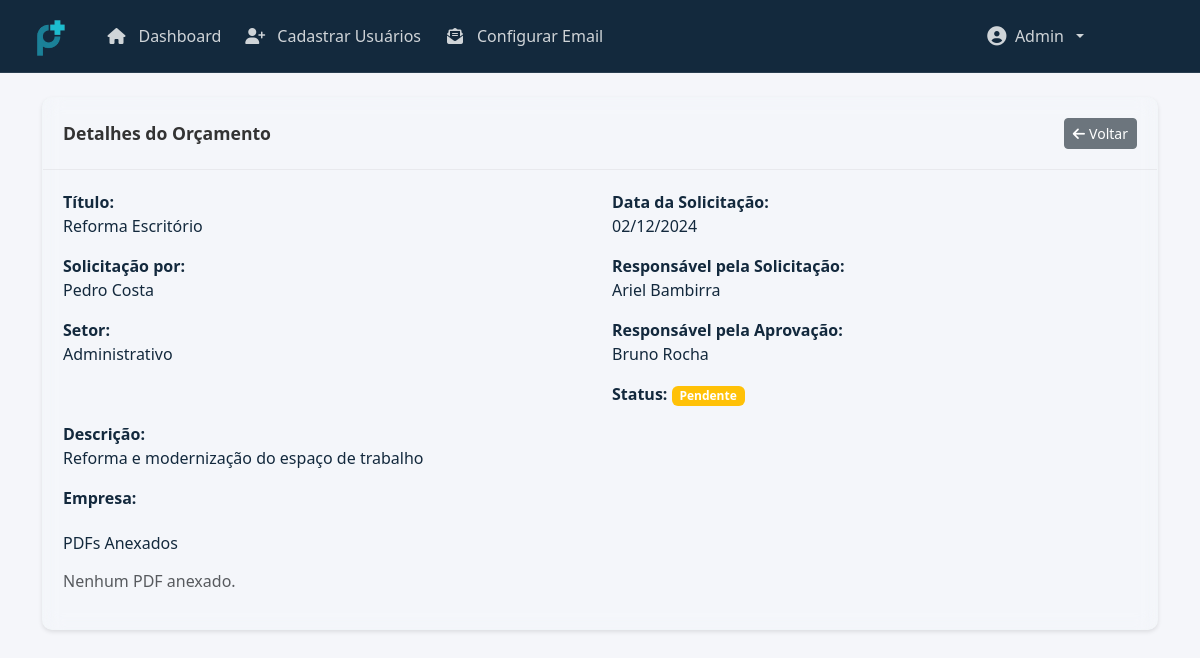
The page /budget/4 (signed in) on the database its author committed.
### models.py (models this page shows, shortened)
class User(UserMixin, db.Model):
    id = db.Column(db.Integer, primary_key=True)
    name = db.Column(db.String(100), nullable=False)
    email = db.Column(db.String(120), unique=True, nullable=False)
    password = db.Column(db.String(200), nullable=False)
    contact = db.Column(db.String(20))
    role = db.Column(db.String(20), nullable=False)  # 'administrador', 'aprovador', 'solicitante'
    is_active = db.Column(db.Boolean, default=True)
    budgets_requested = db.relationship('Budget', backref='solicitante', lazy=True, foreign_keys='Budget.solicitante_id')
    budgets_approved = db.relationship('Budget', backref='aprovador', lazy=True, foreign_keys='Budget.aprovador_id')

class Budget(db.Model):
    id = db.Column(db.Integer, primary_key=True)
    title = db.Column(db.String(100), nullable=False)
    description = db.Column(db.Text, nullable=False)
    requested_name = db.Column(db.String(100), nullable=False)  # Nome do Cadastrador
    solicitado = db.Column(db.String(100), nullable=False)  # Nome do Solicitante
    sector = db.Column(db.String(100), nullable=False)  # Setor (antigo agency)
    status = db.Column(db.String(20), default='pendente')
    request_date = db.Column(db.DateTime, default=datetime.utcnow)
    solicitante_id = db.Column(db.Integer, db.ForeignKey('user.id'), nullable=False)
    aprovador_id = db.Column(db.Integer, db.ForeignKey('user.id'), nullable=False)
    companies = db.relationship('Company', backref='budget', lazy=True, cascade='all, delete-orphan')

### routes.py (the view)
@app.route('/budget/<int:id>')
@login_required
def view_budget(id):
    budget = Budget.query.get_or_404(id)
    if current_user.role == 'aprovador' and budget.aprovador_id != current_user.id:
        flash('Você só pode visualizar orçamentos designados a você', 'danger')
        return redirect(url_for('dashboard'))
    if current_user.role == 'solicitante' and budget.solicitante_id != current_user.id:
        flash('Você só pode visualizar seus próprios orçamentos', 'danger')
        return redirect(url_for('dashboard'))
    return render_template('view_budget.html', budget=budget)

### app.py (called while the page is built)
def create_app():
    app = Flask(__name__)
    app.config.from_object(Config)
    if not os.path.exists(app.config['UPLOAD_FOLDER']):
        os.makedirs(app.config['UPLOAD_FOLDER'])
    db.init_app(app)
    login_manager.init_app(app)
    mail.init_app(app)
    migrate.init_app(app, db)
    csrf.init_app(app)
    login_manager.login_view = 'login'
    @login_manager.user_loader
    def load_user(user_id):
        from models import User
        return User.query.get(int(user_id))
    return app

### templates/view_budget.html (shortened to what this page needs)
{% extends "base.html" %}
{% block content %}
<div class="container mt-4">
    <div class="card">
        <div class="card-header d-flex justify-content-between align-items-center">
            <h5 class="mb-0">Detalhes do Orçamento</h5>
            <a href="{{ url_for('dashboard') }}" class="btn btn-secondary btn-sm">
                <i class="fas fa-arrow-left me-1"></i>Voltar
            </a>
        </div>
        <div class="card-body">
            <div class="row">
                <div class="col-md-6">
                    <div class="mb-3">
                        <label class="fw-bold">Título:</label>
                        <p>{{ budget.title }}</p>
                    </div>
                    <div class="mb-3">
                        <label class="fw-bold">Solicitação por:</label>
                        <p>{{ budget.solicitado }}</p>
                    </div>
                    <div class="mb-3">
                        <label class="fw-bold">Setor:</label>
                        <p>{{ budget.sector }}</p>
                    </div>
                </div>
                <div class="col-md-6">
                    <div class="mb-3">
                        <label class="fw-bold">Data da Solicitação:</label>
                        <p>{{ budget.request_date.strftime('%d/%m/%Y') }}</p>
                    </div>
                    <div class="mb-3">
                        <label class="fw-bold">Responsável pela Solicitação:</label>
                        <p>{{ budget.solicitante.name }}</p>
                    </div>
                    <div class="mb-3">
                        <label class="fw-bold">Responsável pela Aprovação:</label>
                        <p>{{ budget.aprovador.name }}</p>
                    </div>
                    <div class="mb-3">
                        <label class="fw-bold">Status:</label>
                        <span class="badge {% if budget.status == 'pendente' %}bg-warning
                                   {% elif budget.status == 'aprovado' %}bg-success
                                   {% else %}bg-danger{% endif %}">
                            {{ budget.status|title }}
                        </span>
                    </div>
                </div>
            </div>
            <div class="mb-3">
                <label class="fw-bold">Descrição:</label>
                <p>{{ budget.description }}</p>
            </div>
            <div class="mb-3">
                <label class="fw-bold">Empresa:</label>
            </div>
            <div class="row mt-4">
                <div class="col-12">
                    <h6 class="mb-3">PDFs Anexados</h6>
                    {% if budget.pdfs %}
                    <div class="list-group">
                        {% for pdf in budget.pdfs %}
                        <div class="list-group-item list-group-item-action d-flex justify-content-between align-items-center">
                            <div>
                                <i class="fas fa-file-pdf text-danger me-2"></i>
                                {{ pdf.filename }}
                            </div>
                            <a href="{{ url_for('download_pdf', budget_id=budget.id, pdf_id=pdf.id) }}"
                               class="btn btn-sm btn-primary">
                                <i class="fas fa-download me-1"></i>Download
                            </a>
                        </div>
                        {% endfor %}
                    </div>
                    {% else %}
                    <p class="text-muted">Nenhum PDF anexado.</p>
                    {% endif %}
                </div>
            </div>
        </div>
    </div>
</div>
{% endblock %}

### templates/base.html (shortened to what this page needs)
<!DOCTYPE html>
<html lang="pt-br">
<head>
    <link href="https://cdn.jsdelivr.net/npm/bootstrap@5.3.0/dist/css/bootstrap.min.css" rel="stylesheet">
    <link href="https://cdnjs.cloudflare.com/ajax/libs/font-awesome/6.4.0/css/all.min.css" rel="stylesheet">
    <link href="{{ url_for('static', filename='css/base.css') }}" rel="stylesheet">
</head>
<body>
    <div class="toast-container position-fixed top-0 end-0 p-3">
    </div>
    <div class="content-wrapper">
        {% if not request.endpoint == 'login' and not request.endpoint == 'reset_password_request' and not request.endpoint == 'reset_password' %}
        <nav class="navbar navbar-expand-lg">
            <div class="container-fluid">
                <a class="navbar-brand" href="{{ url_for('dashboard') }}">
                    <img src="{{ url_for('static', filename='img/logo-planeje.png') }}" alt="Logo Planeje+" height="40">
                </a>
                <div class="collapse navbar-collapse" id="navbarNav">
                    {% if current_user.is_authenticated %}
                    <ul class="navbar-nav me-auto">
                        <li class="nav-item">
                            <a class="nav-link {% if request.endpoint == 'dashboard' %}active{% endif %}" href="{{ url_for('dashboard') }}">
                                <i class="fas fa-home me-1"></i>Dashboard
                            </a>
                        </li>
                        {% if current_user.role == 'administrador' %}
                        <li class="nav-item">
                            <a class="nav-link {% if request.endpoint == 'register' %}active{% endif %}" href="{{ url_for('register') }}">
                                <i class="fas fa-user-plus me-1"></i>Cadastrar Usuários
                            </a>
                        </li>
                        <li class="nav-item">
                            <a class="nav-link {% if request.endpoint == 'email_config' %}active{% endif %}" href="{{ url_for('email_config') }}">
                                <i class="fas fa-envelope-open-text me-1"></i>Configurar Email
                            </a>
                        </li>
                        {% endif %}
                    </ul>
                    <div class="header-user-menu">
                        <ul class="navbar-nav">
                            <li class="nav-item dropdown">
                                <a class="nav-link dropdown-toggle user-menu" href="#"
                                   id="userDropdown" role="button"
                                   data-bs-toggle="dropdown">
                                    <i class="fas fa-user-circle"></i>
                                    <span>{{ current_user.name }}</span>
                                </a>
                            </li>
                        </ul>
                    </div>
                    {% endif %}
                </div>
            </div>
        </nav>
        {% endif %}
        {% block content %}{% endblock %}
    </div>
</body>
</html>

### static/css/base.css (style rules this page uses)
:root { --primary-color: #0066b3; --primary-dark: #005294; --primary-light: #e6f3ff; --success-color: #43A047; --warning-color: #FFA000; --danger-color: #E53935; --text-primary: #333333; --text-secondary: #666666; --background-main: #f5f6fa; --background-dark: #1e2632; --border-color: #e0e0e0; }
body { background-color: var(--background-main); color: var(--text-primary); min-height: 100vh; transition: background-color 0.3s ease, color 0.3s ease; }
.card { border: none; box-shadow: 0 2px 4px rgba(0,0,0,0.1); border-radius: 10px; background: white; margin-bottom: 1.5rem; transition: all 0.3s ease; border: 1px solid rgba(0,0,0,0.1); }
.card-header { background-color: transparent; border-bottom: 1px solid rgba(0,0,0,0.05); padding: 1.25rem; border-radius: 10px 10px 0 0; }
.card-header h5 { color: var(--text-primary); font-weight: 600; font-size: 1.1rem; margin: 0; }
.card-body { padding: 1.25rem; }
.navbar { background-color: #1e2632 !important; padding: 1rem; border-bottom: 1px solid rgba(255, 255, 255, 0.1); }
.navbar-brand img { height: 40px; }
.navbar-brand { padding: 0; margin-right: 2rem; }
.navbar-nav { margin-right: 30px; }
.navbar-nav .nav-item { margin-right: 20px; }
.navbar-nav .nav-link { padding: 8px 15px; }
.header-user-menu { margin-left: auto; padding-right: 30px; }
.header-user-menu .nav-link { display: flex; align-items: center; gap: 8px; }
.navbar .nav-link { color: rgba(255, 255, 255, 0.8) !important; font-weight: 500; display: flex; align-items: center; gap: 8px; padding: 8px 16px; border-radius: 6px; transition: all 0.3s ease; }
.navbar .nav-link i { font-size: 16px; width: 20px; text-align: center; }
.navbar .nav-item:not(:last-child) { margin-right: 8px; }
.header-user-menu .nav-link { display: flex; align-items: center; gap: 0.5rem; padding: 0.5rem 1rem; }
.header-user-menu .nav-link i { font-size: 1.2rem; }
.header-user-menu { display: flex; align-items: center; }

### templates/base.html (style rules this page uses)
:root { --color-dark: #13293d; --color-primary: #006494; --color-secondary: #247ba0; --color-accent: #1b98e0; --color-light: #e8f1f2; --bs-primary: var(--color-primary); --bs-primary-rgb: 0, 100, 148; --bs-secondary: var(--color-secondary); --bs-secondary-rgb: 36, 123, 160; --bs-body-color: var(--color-dark); --bs-body-bg: var(--color-light); --bs-link-color: var(--color-accent); --bs-link-hover-color: var(--color-secondary); --transition-speed: 0.3s; }
.navbar { background-color: var(--color-dark) !important; border-bottom: 1px solid rgba(232, 241, 242, 0.1); }
.card { background-color: rgba(232, 241, 242, 0.05); border: 1px solid rgba(232, 241, 242, 0.1); backdrop-filter: blur(10px); }
body { font-family: 'Segoe UI', system-ui, -apple-system, sans-serif; transition: background-color var(--transition-speed), color var(--transition-speed); }
.content-wrapper { flex: 1 0 auto; display: flex; flex-direction: column; }

### rows shown on the page
User: name "Admin"
Budget: title "Reforma Escritório", solicitado "Pedro Costa", sector "Administrativo", request_date "02/12/2024", status "Pendente", description "Reforma e modernização do espaço de trabalho"
User: solicitante.name "Ariel Bambirra"
User: aprovador.name "Bruno Rocha"
